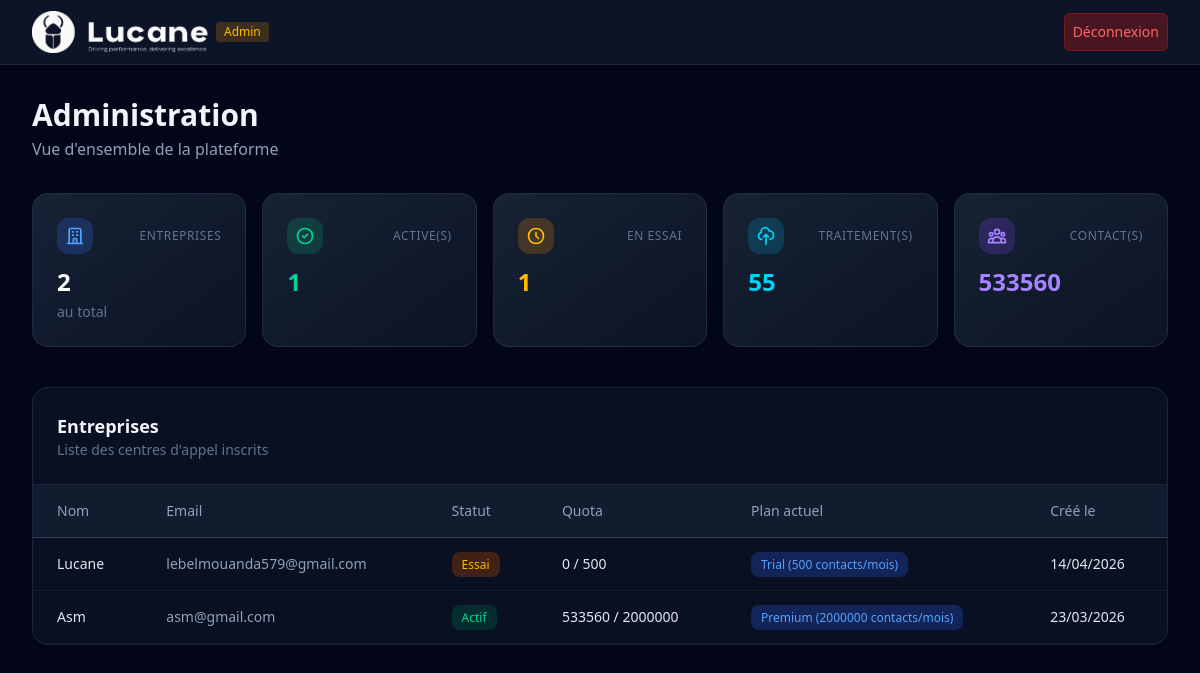
/dashboard/admin/ (signed in), run on an earlier commit of the app's database.
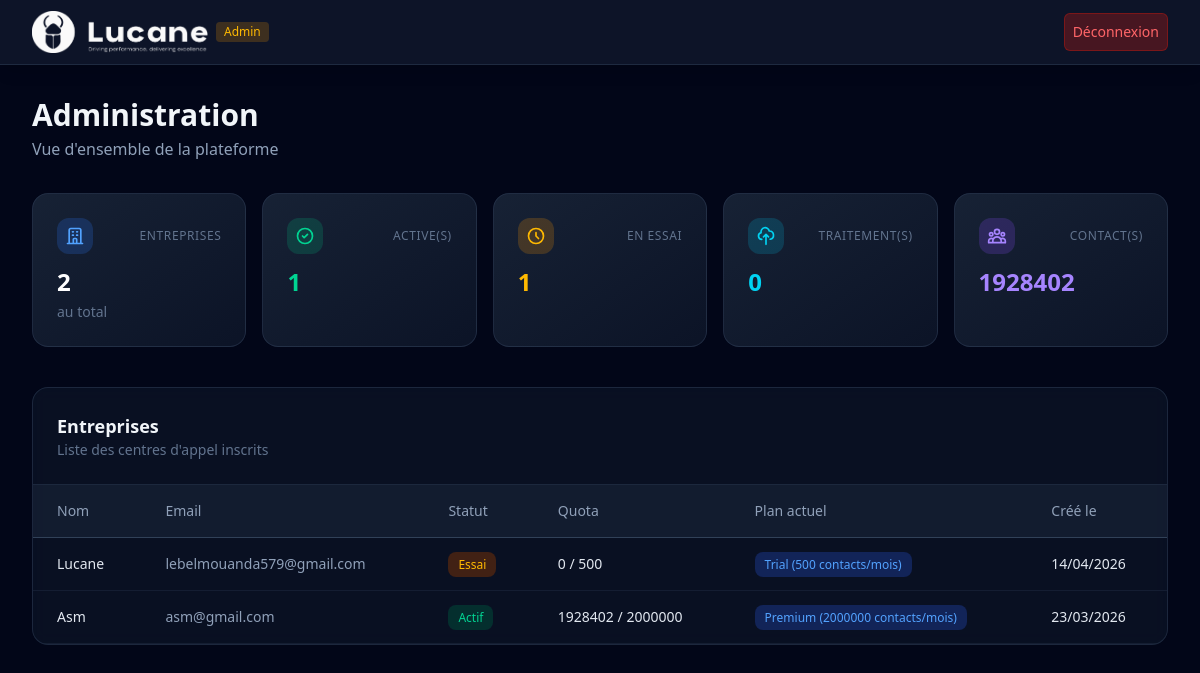
And on a later commit of the database.
### apps/companies/models.py (models this page shows, shortened)
class Company(models.Model):
    SUBSCRIPTION_CHOICES = [
        ('trial', 'Essai'),
        ('active', 'Actif'),
        ('expired', 'Expiré'),
        ('suspended', 'Suspendu'),
    ]
    name = models.CharField('Nom', max_length=255)
    user = models.OneToOneField(
        settings.AUTH_USER_MODEL,
        on_delete=models.CASCADE,
        related_name='company'
    )
    subscription_status = models.CharField(
        'Statut abonnement',
        max_length=20,
        choices=SUBSCRIPTION_CHOICES,
        default='trial'
    )
    current_plan = models.ForeignKey(
        'billing.Plan',
        on_delete=models.SET_NULL,
        null=True,
        blank=True,
        related_name='companies'
    )
    monthly_quota = models.IntegerField('Quota mensuel', default=500)
    contacts_used_this_month = models.IntegerField('Contacts utilisés ce mois', default=0)
    quota_reset_at = models.DateField('Prochain renouvellement', null=True, blank=True)
    created_at = models.DateTimeField(auto_now_add=True)
    logo = models.ImageField('Logo', upload_to='company_logos/', null=True, blank=True)
    class Meta:
        verbose_name = 'Entreprise'
        verbose_name_plural = 'Entreprises'

### apps/accounts/models.py (models this page shows, shortened)
class User(AbstractUser):
    username = None
    email = models.EmailField('email', unique=True)
    is_company = models.BooleanField('Entreprise', default=False)
    is_admin = models.BooleanField('Admin plateforme', default=False)
    USERNAME_FIELD = 'email'
    REQUIRED_FIELDS = []
    objects = UserManager()
    class Meta:
        verbose_name = 'Utilisateur'
        verbose_name_plural = 'Utilisateurs'

### apps/billing/models.py (models this page shows)
class Plan(models.Model):
    name = models.CharField('Nom', max_length=100)
    price = models.DecimalField('Prix mensuel (MAD)', max_digits=10, decimal_places=2, default=0)
    monthly_quota = models.IntegerField('Quota mensuel (contacts)', default=500)
    features = models.JSONField('Fonctionnalités', default=list, blank=True)
    stripe_price_id = models.CharField('Stripe Price ID', max_length=255, blank=True)
    is_active = models.BooleanField('Actif', default=True)
    class Meta:
        verbose_name = 'Plan'
        verbose_name_plural = 'Plans'
    def __str__(self):
        return f'{self.name} ({self.monthly_quota} contacts/mois)'

### apps/dashboard/views.py (the view)
# urls.py: path('admin/', views.admin_dashboard, name='admin_dashboard'),
@login_required
@admin_required
def admin_dashboard(request):
    companies = Company.objects.select_related('user', 'current_plan').order_by('-created_at')
    total_uploads = UploadedFile.objects.count()
    total_contacts = sum(c.contacts_used_this_month for c in Company.objects.all())
    active_companies = companies.filter(subscription_status='active').count()
    trial_companies = companies.filter(subscription_status='trial').count()
    context = {
        'companies': companies,
        'total_uploads': total_uploads,
        'total_contacts': total_contacts,
        'companies_count': companies.count(),
        'active_companies': active_companies,
        'trial_companies': trial_companies,
    }
    return render(request, 'dashboard/admin_dashboard.html', context)

### templates/dashboard/admin_dashboard.html (shortened to what the changed rows need)
{% extends "base.html" %}
{% load static %}
{% load lucide %}
{% load lucide %}
{% block content %}
<div class="max-w-7xl mx-auto px-4 sm:px-6 lg:px-8 py-8">
    <div class="mb-8">
        <h1 class="text-2xl md:text-3xl font-bold text-slate-100">Administration</h1>
    </div>
    <div class="grid grid-cols-1 sm:grid-cols-2 lg:grid-cols-5 gap-4 mb-10">
        <div class="rounded-2xl border border-slate-700/50 bg-gradient-to-br from-slate-800/80 to-slate-900/80 p-6 backdrop-blur-sm hover:border-cyan-500/30 transition-all">
            <div class="flex items-center justify-between mb-3">
                <span class="p-2 rounded-xl bg-cyan-500/20"></span>
                <span class="text-xs text-slate-500 uppercase tracking-wider">Traitement(s)</span>
            </div>
            <p class="text-2xl font-bold text-cyan-400">{{ total_uploads }}</p>
        </div>
        <div class="rounded-2xl border border-slate-700/50 bg-gradient-to-br from-slate-800/80 to-slate-900/80 p-6 backdrop-blur-sm hover:border-violet-500/30 transition-all">
            <div class="flex items-center justify-between mb-3">
                <span class="p-2 rounded-xl bg-violet-500/20"></span>
                <span class="text-xs text-slate-500 uppercase tracking-wider">Contact(s)</span>
            </div>
            <p class="text-2xl font-bold text-violet-400">{{ total_contacts }}</p>
        </div>
    </div>
    <div class="rounded-2xl border border-slate-700/50 bg-slate-800/30 backdrop-blur-sm overflow-hidden">
        <div class="p-6 border-b border-slate-700/50">
            <h2 class="text-lg font-semibold text-slate-100">Entreprises</h2>
        </div>
        <div class="overflow-x-auto">
            <table class="w-full text-sm">
                <thead>
                    <tr class="text-slate-400 border-b border-slate-700 bg-slate-800/50">
                        <th class="text-left py-4 px-6 font-medium">Nom</th>
                        <th class="text-left py-4 px-6 font-medium">Email</th>
                        <th class="text-left py-4 px-6 font-medium">Statut</th>
                        <th class="text-left py-4 px-6 font-medium">Quota</th>
                        <th class="text-left py-4 px-6 font-medium">Plan actuel</th>
                        <th class="text-left py-4 px-6 font-medium">Créé le</th>
                    </tr>
                </thead>
                <tbody>
                    {% for c in companies %}
                    <tr class="border-b border-slate-700/30 hover:bg-slate-700/20">
                        <td class="py-4 px-6 text-slate-200 font-medium">
                            <a href="{% url 'dashboard:company_detail' company_id=c.id %}" class="cursor-pointer hover:text-blue-300">
                                {{ c.name }}
                            </a>
                        </td>
                        <td class="py-4 px-6 text-slate-400">{{ c.user.email }}</td>
                        <td class="py-4 px-6">
                            <span class="px-2.5 py-1 rounded-lg text-xs font-medium {% if c.subscription_status == 'active' %}bg-emerald-900/50 text-emerald-400{% elif c.subscription_status == 'trial' %}bg-amber-900/50 text-amber-400{% elif c.subscription_status == 'expired' %}bg-red-900/50 text-red-400{% else %}bg-slate-700 text-slate-200{% endif %}">{{ c.get_subscription_status_display }}</span>
                        </td>
                        <td class="py-4 px-6 text-slate-200">{{ c.contacts_used_this_month }} / {{ c.monthly_quota }}</td>
                        <td class="py-4 px-6">
                            <span class="px-2.5 py-1 rounded-lg text-xs font-medium bg-blue-900/50 text-blue-400">
                                {{ c.current_plan }}
                            </span>
                        </td>
                        <td class="py-4 px-6 text-slate-200">{{ c.created_at|date:"d/m/Y" }}</td>
                    </tr>
                    {% empty %}
                    <tr><td colspan="5" class="py-16 text-center text-slate-500">Aucune entreprise</td></tr>
                    {% endfor %}
                </tbody>
            </table>
        </div>
    </div>
</div>
{% endblock %}

What changed in the data, as far as the page shows it:
changed Company "Asm": contacts_used_this_month "533560" → "1928402"
Also different on the page:
{{ total_uploads }}: "55" → "0"
{{ total_contacts }}: "533560" → "1928402"
